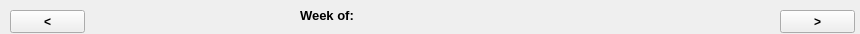
<?xml version="1.0" encoding="UTF-8"?>
<ui version="4.0">
 <class>WeekHeader</class>
 <widget class="QWidget" name="WeekHeader">
  <property name="geometry">
   <rect>
    <x>0</x>
    <y>0</y>
    <width>860</width>
    <height>34</height>
   </rect>
  </property>
  <property name="windowTitle">
   <string>Form</string>
  </property>
  <widget class="QLabel" name="labelHeader">
   <property name="geometry">
    <rect>
     <x>300</x>
     <y>0</y>
     <width>441</width>
     <height>31</height>
    </rect>
   </property>
   <property name="font">
    <font>
     <pointsize>10</pointsize>
     <weight>75</weight>
     <bold>true</bold>
    </font>
   </property>
   <property name="text">
    <string>Week of:</string>
   </property>
  </widget>
  <widget class="QPushButton" name="forwardButton">
   <property name="geometry">
    <rect>
     <x>780</x>
     <y>10</y>
     <width>75</width>
     <height>23</height>
    </rect>
   </property>
   <property name="font">
    <font>
     <weight>75</weight>
     <bold>true</bold>
    </font>
   </property>
   <property name="text">
    <string>&gt;</string>
   </property>
  </widget>
  <widget class="QPushButton" name="backButton">
   <property name="geometry">
    <rect>
     <x>10</x>
     <y>10</y>
     <width>75</width>
     <height>23</height>
    </rect>
   </property>
   <property name="font">
    <font>
     <weight>75</weight>
     <bold>true</bold>
    </font>
   </property>
   <property name="text">
    <string>&lt;</string>
   </property>
   <property name="default">
    <bool>false</bool>
   </property>
  </widget>
 </widget>
 <resources/>
 <connections/>
</ui>
